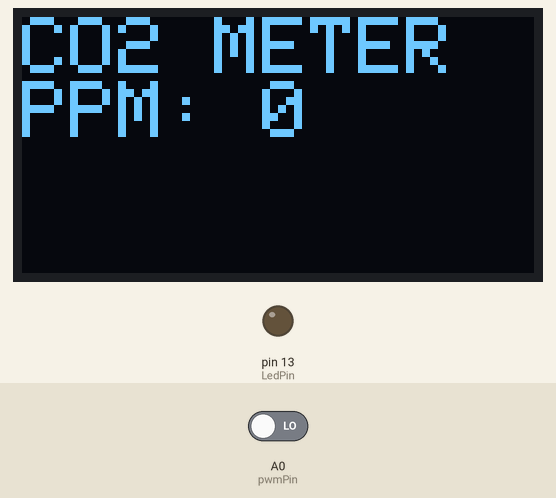
Simulated run of this sketch. Board: Arduino Uno, built with avr-gcc and run on an emulated ATmega328P. Parts: 128×64 one-colour display, output pins drawn as LEDs (lit = HIGH). The test bench sets the inputs (shaded band); at power-on: A0 (pwmPin) LOW. What the sketch prints to the serial monitor is not drawn.

Above: at 6.2 s.
6.3 s: A0 (pwmPin) driven HIGH
At 7.5 s:
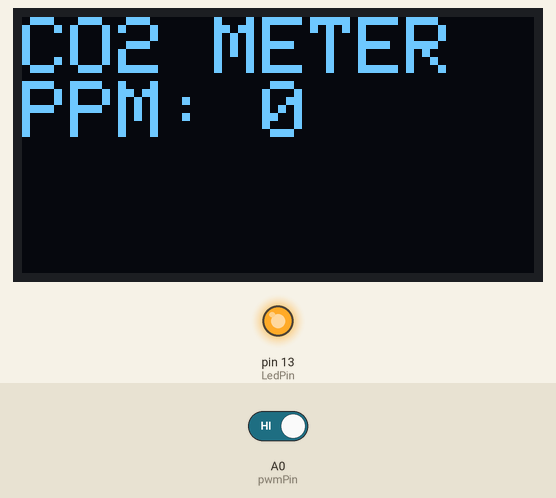
7.8 s: A0 (pwmPin) driven LOW
At 10.6 s:
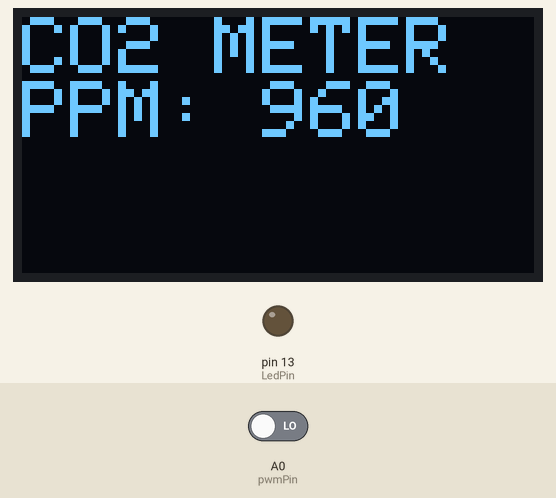
10.8 s: A0 (pwmPin) driven HIGH
At 12.1 s:
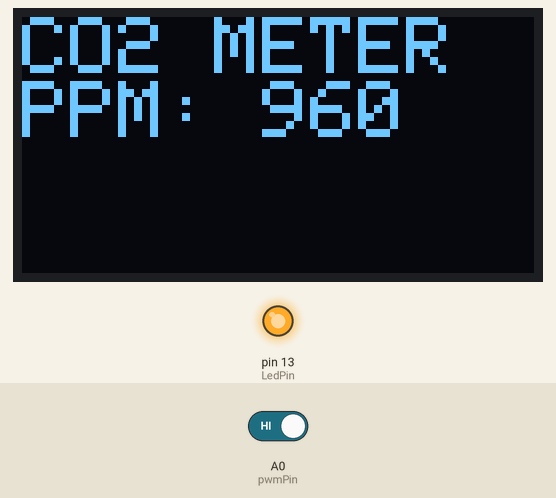
Timing chart, 0 to 13.8 s (numbered marks = the images above; inputs shaded):
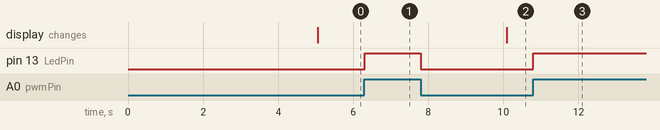

Measured:
- after the input at 6.3 s, pin 13 (LedPin): LOW → HIGH at once
- after the input at 7.8 s, pin 13 (LedPin): HIGH → LOW at once; the display: changes after 2.3 s (image 2)
- after the input at 10.8 s, pin 13 (LedPin): LOW → HIGH at once

The sketch:

CO2Monitor_PWM_1306_interrupt.ino
```cpp
// (licence header left out)
/*


*/

#include <MsTimer2.h>
#include <Wire.h>
#include<Adafruit_GFX.h>
#include<Adafruit_SSD1306.h>

/* Switch on LED on and off each half second */

#define LedPin 13                               /* LED to pin 13 */
#define pwmPin A0
#define SCREEN_WIDTH 128 // OLED display width, in pixels
#define SCREEN_HEIGHT 64 // OLED display height, in pixels
#define OLED_RESET     4

/* CO2 data input to pin A0 */

Adafruit_SSD1306 display(SCREEN_WIDTH, SCREEN_HEIGHT, &Wire, OLED_RESET);
boolean  prevVal = LOW;

uint32_t CO2_data = 0L;
uint8_t  data_count = 0L;


uint32_t th, tl, h, l, ppm, ppm_now;

uint32_t ppm_befor = 0L;
uint32_t tt = 0L;


void flash()
{
  uint8_t myVal = digitalRead(pwmPin);

  tt++ ;
  if (myVal == HIGH) {
    digitalWrite(LedPin, HIGH);
    if (myVal != prevVal) {
      tl = tt ;
      prevVal = myVal;
      tt = 0L;
    }
  }  else {
    digitalWrite(LedPin, LOW);
    if (myVal != prevVal) {
      th = tt;
      prevVal = myVal;
      ppm = 5000 * (th - 2) / (th + tl - 4);         // 取得したデータを二酸化炭素データ(ppm)に変換
      ppm_now = ppm_befor * 0.8 + ppm * 0.2 ;        // 差分方程式のディジタルフィルタ処理
      ppm_befor = ppm_now;
      data_count++ ;
      CO2_data += ppm_now;
      tt = 0L;
    }
  }
}

void setup()
{
  Serial.begin(9600);
  pinMode(pwmPin, INPUT);
  pinMode(LedPin, OUTPUT);
  Wire.begin();


  MsTimer2::set(1, flash);                            // 1ms毎に割り込みを発生させる
  MsTimer2::start();
  delay(5000);
  display.begin(SSD1306_SWITCHCAPVCC, 0x3C);
}

void loop()
{
  uint32_t    CO2_data_ave;
  CO2_data_ave = CO2_data / data_count;               // 取得した回数分の平均
  // ppm: 即値、ppm_now: フィルタした値、CO2_data_ave: サンプリングした値の平均値
  Serial.println("PPM = " + String(CO2_data_ave) + "," + String(ppm_now) + "," + String(ppm));


  display.clearDisplay();
  display.setTextSize(2);
  // 出力する文字の色
  display.setTextColor(WHITE);

  display.setCursor(0, 0);
  display.println("CO2 METER");
  display.println("PPM: " + (String)ppm);
  display.display();

  CO2_data = 0L;
  data_count = 0L;

  delay(5000);
}
```
